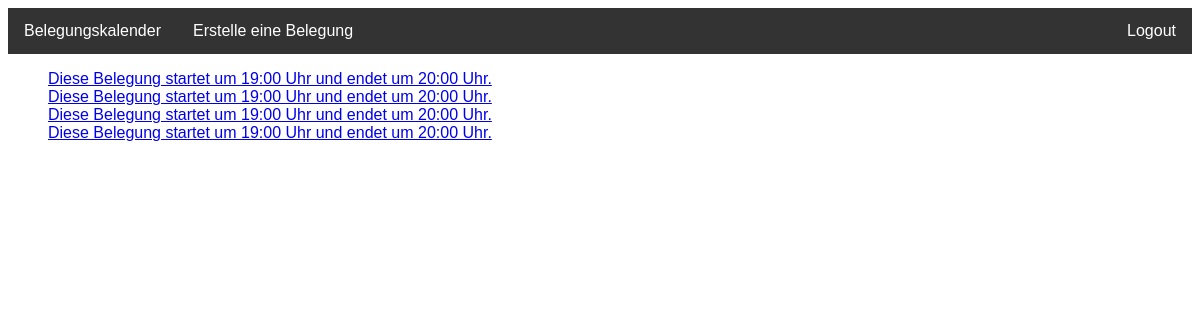
Screenshot of /sauna_occupancies/occupancy/list/2019/1/9/ (signed in) with the database file from the repository.
### sauna_occupancies/models.py (models this page shows)
class Occupancy(models.Model):
    start = models.DateTimeField(default=timezone.now)
    end = models.DateTimeField(blank=True,
                               null=True)
    user = models.ManyToManyField(User,
                                  verbose_name='User',
                                  blank=True)
    notes = models.TextField(blank=True)
    def __str__(self):
        return 'Diese Belegung startet um {} Uhr und endet um {} Uhr.'.format(
            self.start.strftime('%H:%M'),
            self.end.strftime('%H:%M'))

### sauna_occupancies/views.py (the view)
# urls.py: path('occupancy/list/<int:year>/<int:month>/<int:day>/', views.occupancy_list, name='occupancy_list'),
@login_required(login_url='/sauna_occupancies/login/')
def occupancy_list(request, year, month, day):
    occupancies = Occupancy.objects.filter(start__year=year, start__month=month, start__day=day)
    return render(request, 'occupancy_list.html', {'occupancies': occupancies})

### sauna_occupancies/templates/occupancy_list.html
{% extends 'base.html' %}
{% block content %}
<div>
    <ul>
        {% for occupancy in occupancies %}
            <li><a href="{% url 'change_occupancy' occupancy.id %}">{{ occupancy }}</a></li>
        {% endfor %}
    </ul>
</div>
{% endblock %}

### sauna_occupancies/static/sauna_occupancies/style.css (style rules this page uses)
ul { list-style-type: none; }
body { font-family: Verdana, sans-serif; }

### rows the page displays
Occupancy: start+end "Diese Belegung startet um 19:00 Uhr und endet um 20:00 Uhr."
Occupancy: start+end "Diese Belegung startet um 19:00 Uhr und endet um 20:00 Uhr."
Occupancy: start+end "Diese Belegung startet um 19:00 Uhr und endet um 20:00 Uhr."
Occupancy: start+end "Diese Belegung startet um 19:00 Uhr und endet um 20:00 Uhr."
